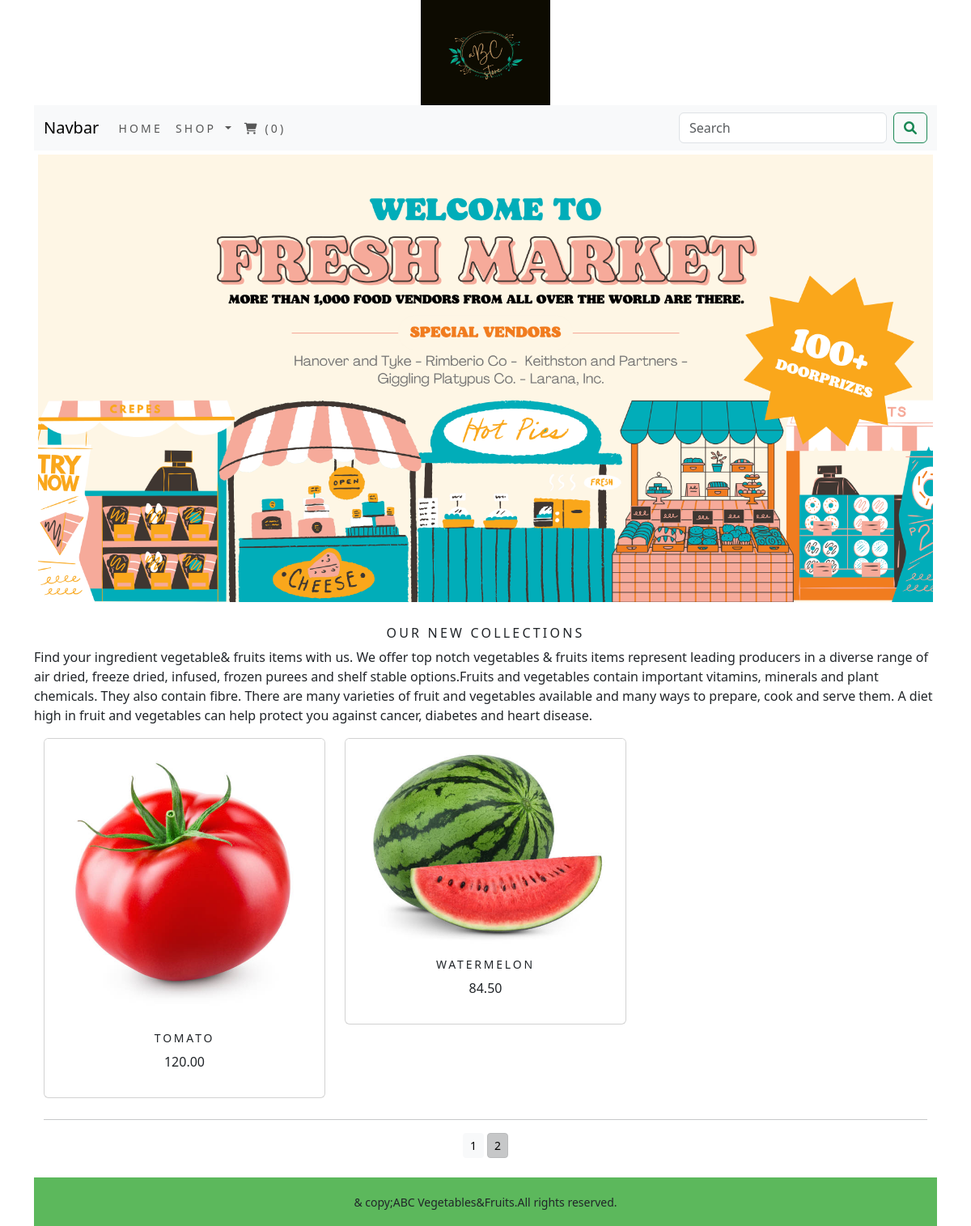
Screenshot of /shop/?page=2 with the database file from the repository.
### shop/models.py (models this page shows, shortened)
class Product(models.Model):
    name=models.CharField(max_length=250,unique=True)
    slug=models.SlugField(max_length=250,unique=True)
    desc=models.TextField(blank=True)
    price=models.DecimalField(max_digits=10,decimal_places=2)
    category=models.ForeignKey(Category,on_delete=models.CASCADE)
    img=models.ImageField(upload_to='product',blank=True)
    stock=models.IntegerField()
    avilable=models.BooleanField(default=True)
    created=models.DateTimeField(auto_now_add=True)
    updated=models.DateTimeField(auto_now=True)
    def get_url(self):
        return reverse('shop:prodcatdetail',args=[self.category.slug,self.slug])
    class Meta:
        ordering = ('name',)
        verbose_name = 'product'
        verbose_name_plural = 'products'

### shop/views.py (the view)
# urls.py: path('',views.allProdCat,name='allProdCat'),
def  allProdCat(request,c_slug=None):
    c_page=None
    products_list=None
    if c_slug!=None:
        c_page=get_object_or_404(Category,slug=c_slug)
        products_list=Product.objects.all().filter(category=c_page,avilable=True)
    else:
        products_list=Product.objects.all().filter(avilable=True)
    paginator= Paginator(products_list,6)
    try:
        page=int(request.GET.get('page','1'))
    except:
        page=1
    try:
        products=paginator.page(page)
    except (InvalidPage,EmptyPage):
        products=paginator.page(paginator.num_pages)
    return render(request,'category.html',{'category':c_page,'products':products})

### cart/context_processors.py (called while the page is built)
def counter(request):
    item_count = 0
    if 'admin' in request.path:
        return {}
    else:
        try:
            cart=Cart.objects.filter(cart_id=_cart_id(request))
            cart_items=CartItem.objects.all().filter(cart=cart[:1])
            for cart_item in cart_items:
                item_count += cart_item.quantity
        except Cart.DoesNotExist:
            item_count = 0
    return dict(item_count=item_count)

### cart/views.py (called while the page is built)
def _cart_id(request):
    cart=request.session.session_key
    if not cart:
        cart=request.session.create()
    return cart

### shop/context_processors.py (called while the page is built)
def menu_links(request):
    links=Category.objects.all()
    return dict(links=links)

### shop/models.py (called while the page is built)
    def get_url(self):
        return reverse('shop:products_by_category',args=[self.slug])

### templates/category.html (shortened to what this page needs)
{% extends 'base.html' %}
{% load static %}
{% block content %}
<div class="mx_auto">
    {% if category %}
    <img class="my_image" src="{{category.img.url}}" alt="{{category.name}}">
</div>
<br>
<div>
    <h1 class="text-center my_title">{{category.name}}</h1>
    <p class="text-justify">{{category.desc}}</p>
</div>
    {% else %}
<div>
    <img class="my_image my_image_padding" src="{% static 'img/abc banner.png' %}" alt="bannerimage" width="100%;" height="330px;">
</div>
<br>
<div>
    <h1 class="text-center my_title">Our new collections</h1>
    <p class="text-justify">Find your ingredient vegetable& fruits items with us. We offer top notch vegetables & fruits items represent leading producers in a diverse range of air dried, freeze dried, infused, frozen purees and shelf stable options.Fruits and vegetables contain important vitamins, minerals and plant chemicals. They also contain fibre. There are many varieties of fruit and vegetables available and many ways to prepare, cook and serve them. A diet high in fruit and vegetables can help protect you against cancer, diabetes and heart disease.
</p>
</div>
    {% endif %}
<div class="container">
    <div class="row mx_auto">
        {% for product in products.object_list %}
        <div class="my_bottom_margin col-9 col-sm-12 col-md-4 col-lg-4">
            <div class="card text-center" style="min-width:18rem;">
                <a href="{{product.get_url}}"><img class="card-img-top my_image" src="{{product.img.url}}" alt="{{product.name}}"></a>
            <div class="card-body">
                <h4>{{product.name}}</h4>
                <p>{{product.price}}</p>
            </div>
            </div>
        </div>
        {% endfor %}
    </div>
<div class="mx-auto">
    {% if products.paginator.num_pages > 1 %}
    <hr>
    <div class="text-center">
        {% for pg in products.paginator.page_range %}
        <a href="?page={{pg}}" class="btn btn-light btn-sm {% if products.number == pg %} active {% endif %}">{{pg}}</a>
        {% endfor %}
    </div>
    {% endif %}
</div>
    <br>
</div>
{% endblock %}

### static/css/custom.css (style rules this page uses)
.my_image { width:100%; height:auto; }
.my_title { letter-spacing:.2em; text-transform:uppercase; font-size:16px; }
.my_image_padding { padding:5px; }
.my_bottom_margin { margin-bottom:10px; }
.card-body h4 { letter-spacing:.2em; text-transform:uppercase; font-size:14px; }

### rows the page displays
Product: img (picture), name "TOMATO", price "120.00"
Product: img (picture), name "WATERMELON", price "84.50"

### other values shown
{{ pg }} "1" "2"
